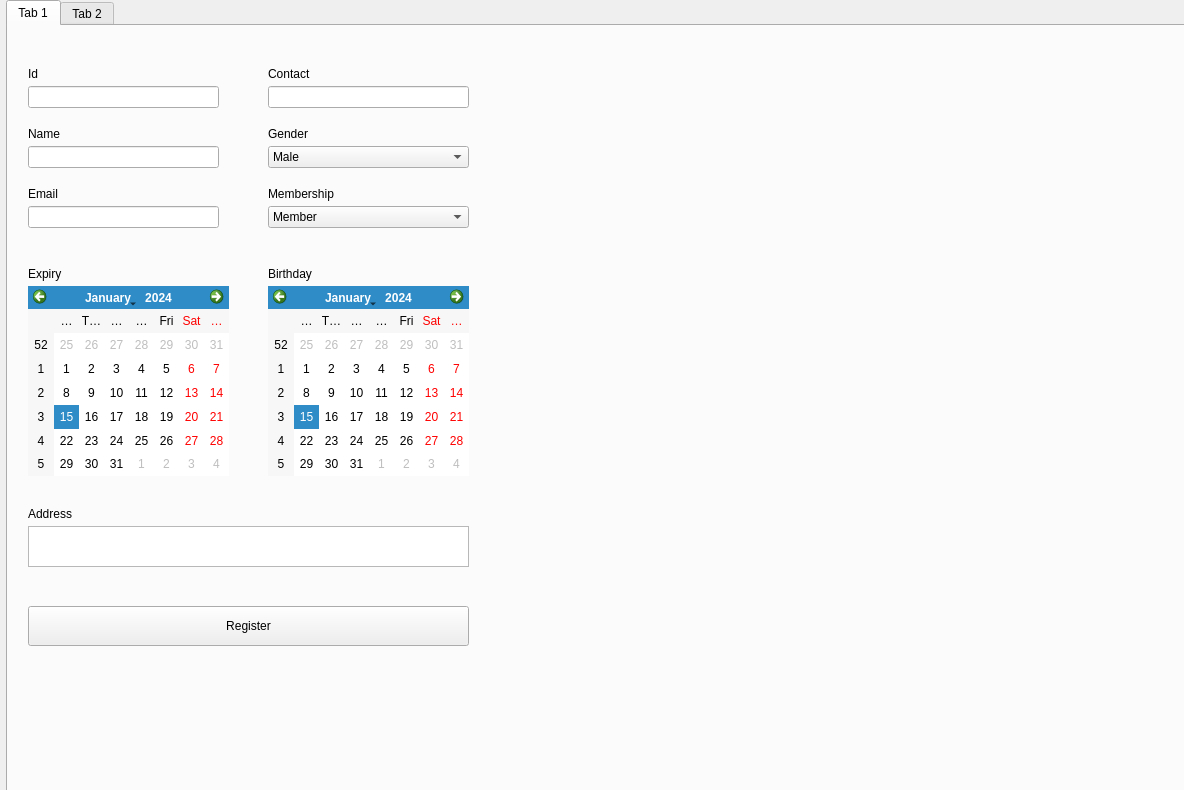
<?xml version="1.0" encoding="UTF-8"?>
<ui version="4.0">
 <class>Form</class>
 <widget class="QWidget" name="Form">
  <property name="geometry">
   <rect>
    <x>0</x>
    <y>0</y>
    <width>1184</width>
    <height>790</height>
   </rect>
  </property>
  <property name="windowTitle">
   <string>Form</string>
  </property>
  <widget class="QTabWidget" name="tabWidget">
   <property name="geometry">
    <rect>
     <x>6</x>
     <y>0</y>
     <width>1181</width>
     <height>821</height>
    </rect>
   </property>
   <property name="currentIndex">
    <number>0</number>
   </property>
   <widget class="QWidget" name="tab">
    <attribute name="title">
     <string>Tab 1</string>
    </attribute>
    <widget class="QLineEdit" name="email_input">
     <property name="geometry">
      <rect>
       <x>20</x>
       <y>180</y>
       <width>191</width>
       <height>22</height>
      </rect>
     </property>
     <property name="text">
      <string/>
     </property>
    </widget>
    <widget class="QLabel" name="label_3">
     <property name="geometry">
      <rect>
       <x>20</x>
       <y>160</y>
       <width>49</width>
       <height>16</height>
      </rect>
     </property>
     <property name="text">
      <string>Email</string>
     </property>
    </widget>
    <widget class="QComboBox" name="gender_input">
     <property name="geometry">
      <rect>
       <x>260</x>
       <y>120</y>
       <width>201</width>
       <height>22</height>
      </rect>
     </property>
     <item>
      <property name="text">
       <string>Male</string>
      </property>
     </item>
     <item>
      <property name="text">
       <string>Female</string>
      </property>
     </item>
    </widget>
    <widget class="QComboBox" name="member_input">
     <property name="geometry">
      <rect>
       <x>260</x>
       <y>180</y>
       <width>201</width>
       <height>22</height>
      </rect>
     </property>
     <item>
      <property name="text">
       <string>Member</string>
      </property>
     </item>
     <item>
      <property name="text">
       <string>Non-Member</string>
      </property>
     </item>
    </widget>
    <widget class="QLabel" name="label">
     <property name="geometry">
      <rect>
       <x>20</x>
       <y>40</y>
       <width>49</width>
       <height>16</height>
      </rect>
     </property>
     <property name="text">
      <string>Id</string>
     </property>
    </widget>
    <widget class="QLabel" name="label_8">
     <property name="geometry">
      <rect>
       <x>260</x>
       <y>160</y>
       <width>81</width>
       <height>16</height>
      </rect>
     </property>
     <property name="text">
      <string>Membership</string>
     </property>
    </widget>
    <widget class="QLineEdit" name="name_input">
     <property name="geometry">
      <rect>
       <x>20</x>
       <y>120</y>
       <width>191</width>
       <height>22</height>
      </rect>
     </property>
    </widget>
    <widget class="QLabel" name="label_6">
     <property name="geometry">
      <rect>
       <x>260</x>
       <y>40</y>
       <width>49</width>
       <height>16</height>
      </rect>
     </property>
     <property name="text">
      <string>Contact</string>
     </property>
    </widget>
    <widget class="QLabel" name="label_5">
     <property name="geometry">
      <rect>
       <x>260</x>
       <y>240</y>
       <width>49</width>
       <height>16</height>
      </rect>
     </property>
     <property name="text">
      <string>Birthday</string>
     </property>
    </widget>
    <widget class="QLineEdit" name="id_input">
     <property name="geometry">
      <rect>
       <x>20</x>
       <y>60</y>
       <width>191</width>
       <height>22</height>
      </rect>
     </property>
    </widget>
    <widget class="QLabel" name="label_7">
     <property name="geometry">
      <rect>
       <x>260</x>
       <y>100</y>
       <width>49</width>
       <height>16</height>
      </rect>
     </property>
     <property name="text">
      <string>Gender</string>
     </property>
    </widget>
    <widget class="QLineEdit" name="contact_input">
     <property name="geometry">
      <rect>
       <x>260</x>
       <y>60</y>
       <width>201</width>
       <height>22</height>
      </rect>
     </property>
    </widget>
    <widget class="QCalendarWidget" name="birthday_widget">
     <property name="geometry">
      <rect>
       <x>260</x>
       <y>260</y>
       <width>201</width>
       <height>190</height>
      </rect>
     </property>
    </widget>
    <widget class="QCalendarWidget" name="expiry_input">
     <property name="geometry">
      <rect>
       <x>20</x>
       <y>260</y>
       <width>201</width>
       <height>190</height>
      </rect>
     </property>
    </widget>
    <widget class="QLabel" name="label_4">
     <property name="geometry">
      <rect>
       <x>20</x>
       <y>240</y>
       <width>49</width>
       <height>16</height>
      </rect>
     </property>
     <property name="text">
      <string>Expiry</string>
     </property>
    </widget>
    <widget class="QLabel" name="label_9">
     <property name="geometry">
      <rect>
       <x>20</x>
       <y>100</y>
       <width>49</width>
       <height>16</height>
      </rect>
     </property>
     <property name="text">
      <string>Name</string>
     </property>
    </widget>
    <widget class="QTextBrowser" name="address_input">
     <property name="geometry">
      <rect>
       <x>20</x>
       <y>500</y>
       <width>441</width>
       <height>41</height>
      </rect>
     </property>
    </widget>
    <widget class="QLabel" name="address_label">
     <property name="geometry">
      <rect>
       <x>20</x>
       <y>480</y>
       <width>49</width>
       <height>16</height>
      </rect>
     </property>
     <property name="text">
      <string>Address</string>
     </property>
    </widget>
    <widget class="QPushButton" name="register_button">
     <property name="geometry">
      <rect>
       <x>20</x>
       <y>580</y>
       <width>441</width>
       <height>40</height>
      </rect>
     </property>
     <property name="text">
      <string>Register</string>
     </property>
    </widget>
   </widget>
   <widget class="QWidget" name="tab_2">
    <attribute name="title">
     <string>Tab 2</string>
    </attribute>
   </widget>
  </widget>
 </widget>
 <resources/>
 <connections/>
</ui>
